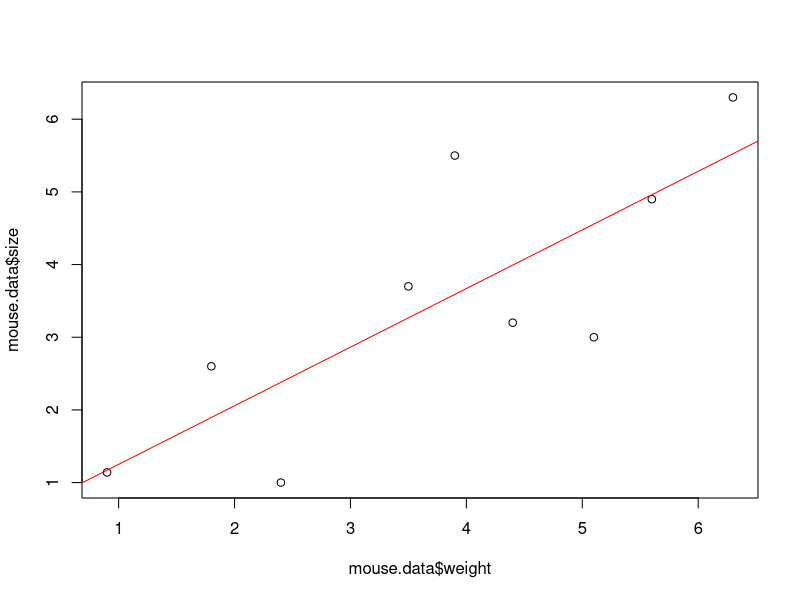

Recreate this plot in R.
mouse.data<-data.frame (
  weight=c(0.9, 1.8, 2.4, 3.5, 3.9, 4.4, 5.1, 5.6, 6.3),
  size=c(1.14, 2.6, 1.0, 3.7, 5.5, 3.2, 3.0, 4.9, 6.3))

mouse.data
plot(mouse.data$weight, mouse.data$size)

mouse.regression<-lm(size~weight, data=mouse.data)
mouse.regression
summary(mouse.regression)
abline(mouse.regression, col="red")
rm(mouse.regression2)
